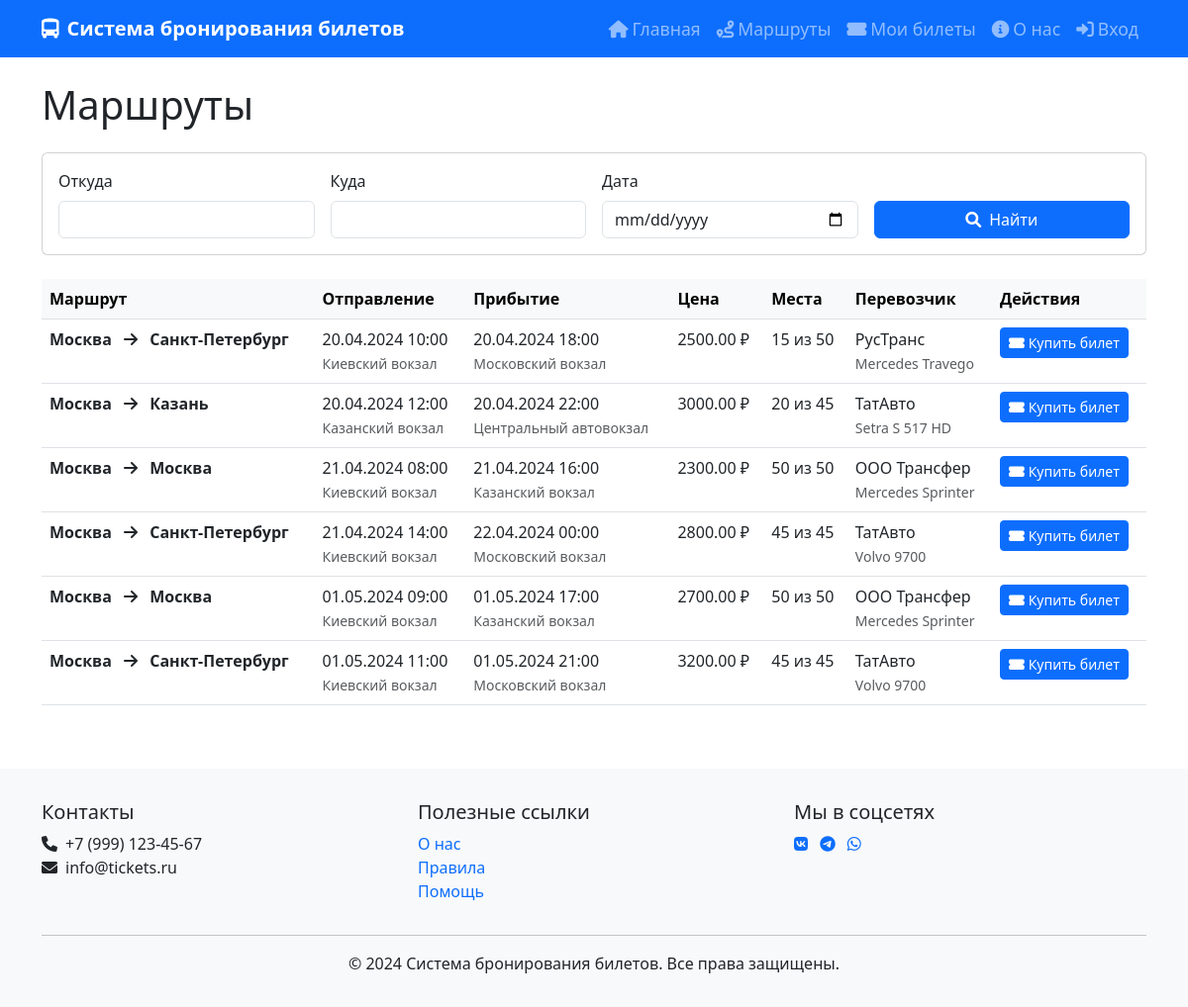
The app's page /routes/ with its own data.
### api/models.py (models this page shows, shortened)
class Route(models.Model):
    departure_station = models.ForeignKey(Station, on_delete=models.CASCADE, related_name='departures')
    arrival_station = models.ForeignKey(Station, on_delete=models.CASCADE, related_name='arrivals')
    departure_time = models.DateTimeField()
    arrival_time = models.DateTimeField()
    price = models.DecimalField(max_digits=10, decimal_places=2)
    total_seats = models.IntegerField()
    available_seats = models.IntegerField()
    carrier = models.CharField(max_length=100)
    bus_model = models.CharField(max_length=100)
    service_class = models.CharField(max_length=50)
    class Meta:
        verbose_name = "Маршрут"
        verbose_name_plural = "Маршруты"

class Station(models.Model):
    name = models.CharField(max_length=100)
    city = models.ForeignKey(City, on_delete=models.CASCADE, related_name='stations')
    address = models.CharField(max_length=200)
    class Meta:
        verbose_name = "Станция"
        verbose_name_plural = "Станции"

class City(models.Model):
    name = models.CharField(max_length=100)
    region = models.CharField(max_length=100)
    class Meta:
        verbose_name = "Город"
        verbose_name_plural = "Города"

### api/views.py (the view)
# urls.py: path('routes/', RoutesPageView.as_view(), name='routes'),
class RoutesPageView(TemplateView):
    template_name = 'api/routes.html'
    def get_context_data(self, **kwargs):
        context = super().get_context_data(**kwargs)
        context['title'] = 'Маршруты'
        context['routes'] = Route.objects.all()
        return context

### api/templates/api/routes.html (shortened to what this page needs)
{% extends 'api/base.html' %}
{% block content %}
<div class="row">
    <div class="col-12">
        <h1 class="mb-4">Маршруты</h1>
        <div class="card mb-4">
            <div class="card-body">
                <form method="get" class="row g-3">
                    <div class="col-md-3">
                        <label for="departure_city" class="form-label">Откуда</label>
                        <input type="text" class="form-control" id="departure_city" name="departure_city" value="{{ request.GET.departure_city }}">
                    </div>
                    <div class="col-md-3">
                        <label for="arrival_city" class="form-label">Куда</label>
                        <input type="text" class="form-control" id="arrival_city" name="arrival_city" value="{{ request.GET.arrival_city }}">
                    </div>
                    <div class="col-md-3">
                        <label for="date" class="form-label">Дата</label>
                        <input type="date" class="form-control" id="date" name="date" value="{{ request.GET.date }}">
                    </div>
                    <div class="col-md-3">
                        <label class="form-label">&nbsp;</label>
                        <button type="submit" class="btn btn-primary w-100">
                            <i class="fas fa-search me-2"></i>Найти
                        </button>
                    </div>
                </form>
            </div>
        </div>
        {% if routes %}
        <div class="table-responsive">
            <table class="table table-hover">
                <thead class="table-light">
                    <tr>
                        <th>Маршрут</th>
                        <th>Отправление</th>
                        <th>Прибытие</th>
                        <th>Цена</th>
                        <th>Места</th>
                        <th>Перевозчик</th>
                        <th>Действия</th>
                    </tr>
                </thead>
                <tbody>
                    {% for route in routes %}
                    <tr>
                        <td>
                            <strong>{{ route.departure_station.city.name }}</strong>
                            <i class="fas fa-arrow-right mx-2"></i>
                            <strong>{{ route.arrival_station.city.name }}</strong>
                        </td>
                        <td>
                            {{ route.departure_time|date:"d.m.Y H:i" }}<br>
                            <small class="text-muted">{{ route.departure_station.name }}</small>
                        </td>
                        <td>
                            {{ route.arrival_time|date:"d.m.Y H:i" }}<br>
                            <small class="text-muted">{{ route.arrival_station.name }}</small>
                        </td>
                        <td>{{ route.price }} ₽</td>
                        <td>{{ route.available_seats }} из {{ route.total_seats }}</td>
                        <td>
                            {{ route.carrier }}<br>
                            <small class="text-muted">{{ route.bus_model }}</small>
                        </td>
                        <td>
                            {% if route.available_seats > 0 %}
                            <a href="{% url 'tickets' %}?route_id={{ route.id }}" class="btn btn-primary btn-sm">
                                <i class="fas fa-ticket-alt me-1"></i>Купить билет
                            </a>
                            {% else %}
                            <button class="btn btn-secondary btn-sm" disabled>Нет мест</button>
                            {% endif %}
                        </td>
                    </tr>
                    {% endfor %}
                </tbody>
            </table>
        </div>
        {% endif %}
    </div>
</div>
{% endblock %}

### api/templates/api/base.html (shortened to what this page needs)
<!DOCTYPE html>
<html lang="ru">
<head>
    <link href="https://cdn.jsdelivr.net/npm/bootstrap@5.3.0/dist/css/bootstrap.min.css" rel="stylesheet">
    <link href="https://cdnjs.cloudflare.com/ajax/libs/font-awesome/6.0.0/css/all.min.css" rel="stylesheet">
</head>
<body>
    <nav class="navbar navbar-expand-lg navbar-dark bg-primary">
        <div class="container">
            <a class="navbar-brand" href="{% url 'home' %}">
                <i class="fas fa-bus-alt me-2"></i>Система бронирования билетов
            </a>
            <div class="collapse navbar-collapse" id="navbarNav">
                <ul class="navbar-nav ms-auto">
                    <li class="nav-item">
                        <a class="nav-link" href="{% url 'home' %}">
                            <i class="fas fa-home me-1"></i>Главная
                        </a>
                    </li>
                    <li class="nav-item">
                        <a class="nav-link" href="{% url 'routes' %}">
                            <i class="fas fa-route me-1"></i>Маршруты
                        </a>
                    </li>
                    <li class="nav-item">
                        <a class="nav-link" href="{% url 'tickets' %}">
                            <i class="fas fa-ticket-alt me-1"></i>Мои билеты
                        </a>
                    </li>
                    <li class="nav-item">
                        <a class="nav-link" href="{% url 'about' %}">
                            <i class="fas fa-info-circle me-1"></i>О нас
                        </a>
                    </li>
                    {% if user.is_authenticated %}
                    <li class="nav-item">
                        <a class="nav-link" href="{% url 'profile' %}">
                            <i class="fas fa-user me-1"></i>Профиль
                        </a>
                    </li>
                    <li class="nav-item">
                        <a class="nav-link" href="{% url 'admin:logout' %}">
                            <i class="fas fa-sign-out-alt me-1"></i>Выход
                        </a>
                    </li>
                    {% else %}
                    <li class="nav-item">
                        <a class="nav-link" href="{% url 'admin:login' %}">
                            <i class="fas fa-sign-in-alt me-1"></i>Вход
                        </a>
                    </li>
                    {% endif %}
                </ul>
            </div>
        </div>
    </nav>
    <div class="container mt-4">
        {% block content %}
        {% endblock %}
    </div>
    <footer class="footer">
        <div class="container">
            <div class="row">
                <div class="col-md-4">
                    <h5>Контакты</h5>
                    <p>
                        <i class="fas fa-phone me-2"></i>+7 (999) 123-45-67<br>
                        <i class="fas fa-envelope me-2"></i>info@tickets.ru
                    </p>
                </div>
                <div class="col-md-4">
                    <h5>Полезные ссылки</h5>
                    <ul class="list-unstyled">
                        <li><a href="{% url 'about' %}" class="text-decoration-none">О нас</a></li>
                        <li><a href="#" class="text-decoration-none">Правила</a></li>
                        <li><a href="#" class="text-decoration-none">Помощь</a></li>
                    </ul>
                </div>
                <div class="col-md-4">
                    <h5>Мы в соцсетях</h5>
                    <div class="social-links">
                        <a href="#" class="text-decoration-none me-2"><i class="fab fa-vk"></i></a>
                        <a href="#" class="text-decoration-none me-2"><i class="fab fa-telegram"></i></a>
                        <a href="#" class="text-decoration-none"><i class="fab fa-whatsapp"></i></a>
                    </div>
                </div>
            </div>
            <hr>
            <div class="text-center">
                <p class="mb-0">&copy; 2024 Система бронирования билетов. Все права защищены.</p>
            </div>
        </div>
    </footer>
</body>
</html>

### api/templates/api/base.html (style rules this page uses)
.navbar-brand { font-weight: bold; }
.nav-link { font-size: 1.1em; }
.footer { margin-top: 3rem; padding: 2rem 0; background-color: #f8f9fa; }

### records on screen
Route: departure_station.city.name "Москва", arrival_station.city.name "Санкт-Петербург", departure_time "20.04.2024 10:00", departure_station.name "Киевский вокзал", arrival_time "20.04.2024 18:00", arrival_station.name "Московский вокзал", price "2500.00", available_seats "15", total_seats "50", carrier "РусТранс", bus_model "Mercedes Travego"
Route: departure_station.city.name "Москва", arrival_station.city.name "Казань", departure_time "20.04.2024 12:00", departure_station.name "Казанский вокзал", arrival_time "20.04.2024 22:00", arrival_station.name "Центральный автовокзал", price "3000.00", available_seats "20", total_seats "45", carrier "ТатАвто", bus_model "Setra S 517 HD"
Route: departure_station.city.name "Москва", arrival_station.city.name "Москва", departure_time "21.04.2024 08:00", departure_station.name "Киевский вокзал", arrival_time "21.04.2024 16:00", arrival_station.name "Казанский вокзал", price "2300.00", available_seats "50", total_seats "50", carrier "ООО Трансфер", bus_model "Mercedes Sprinter"
Route: departure_station.city.name "Москва", arrival_station.city.name "Санкт-Петербург", departure_time "21.04.2024 14:00", departure_station.name "Киевский вокзал", arrival_time "22.04.2024 00:00", arrival_station.name "Московский вокзал", price "2800.00", available_seats "45", total_seats "45", carrier "ТатАвто", bus_model "Volvo 9700"
Route: departure_station.city.name "Москва", arrival_station.city.name "Москва", departure_time "01.05.2024 09:00", departure_station.name "Киевский вокзал", arrival_time "01.05.2024 17:00", arrival_station.name "Казанский вокзал", price "2700.00", available_seats "50", total_seats "50", carrier "ООО Трансфер", bus_model "Mercedes Sprinter"
Route: departure_station.city.name "Москва", arrival_station.city.name "Санкт-Петербург", departure_time "01.05.2024 11:00", departure_station.name "Киевский вокзал", arrival_time "01.05.2024 21:00", arrival_station.name "Московский вокзал", price "3200.00", available_seats "45", total_seats "45", carrier "ТатАвто", bus_model "Volvo 9700"
